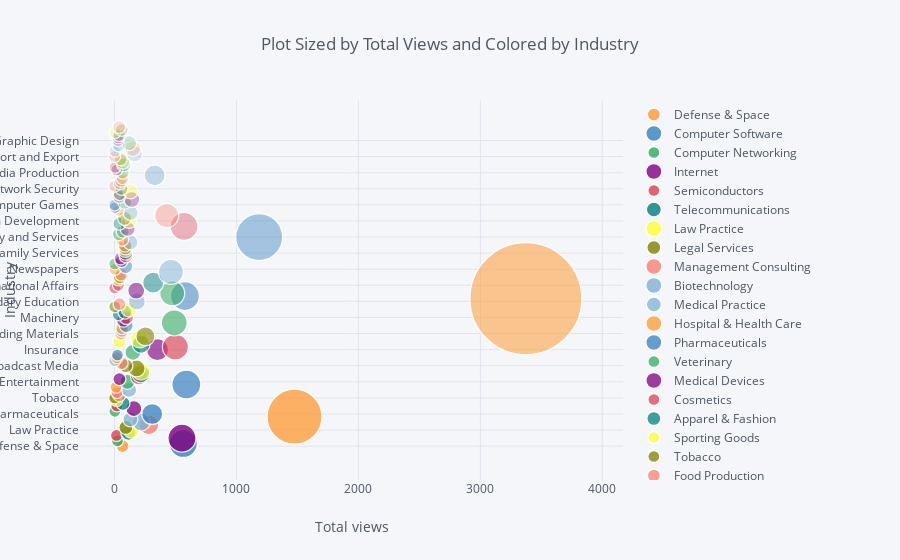

Notebook source saved alongside this figure:
### Code cell
colorscales = [
    'Greys', 'YlGnBu', 'Greens', 'YlOrRd', 'Bluered', 'RdBu', 'Reds', 'Blues',
    'Picnic', 'Rainbow', 'Portland', 'Jet', 'Hot', 'Blackbody', 'Earth',
    'Electric', 'Viridis', 'Cividis'
]
visitor_industry_df.iplot(x='Total views', y='Industry',  kind='bubble2d', xTitle='Total views', yTitle='Industry',
           theme='pearl', size='Total views',
         categories='Industry', title='Plot Sized by Total Views and Colored by Industry')
